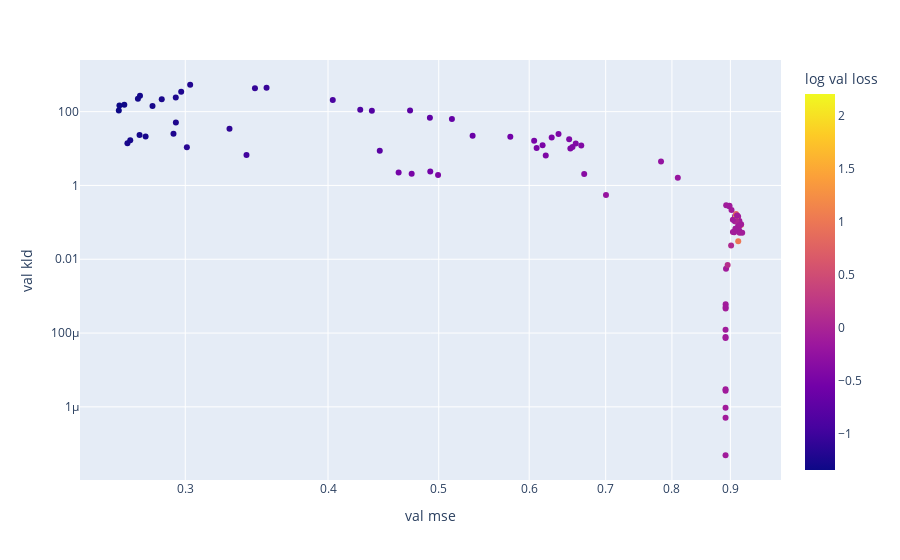

The code cell stored with this chart in its notebook:
### Code cell
import plotly.express as px
fig = px.scatter(x=df['val_mse'], y=df['val_kld'], color=np.log(df['val_loss']), log_x=True, log_y=True)
fig.update_layout(
    xaxis_title='val mse',
    yaxis_title='val kld',
    coloraxis_colorbar=dict(
        title='log val loss',
    ),
)
fig.show()
